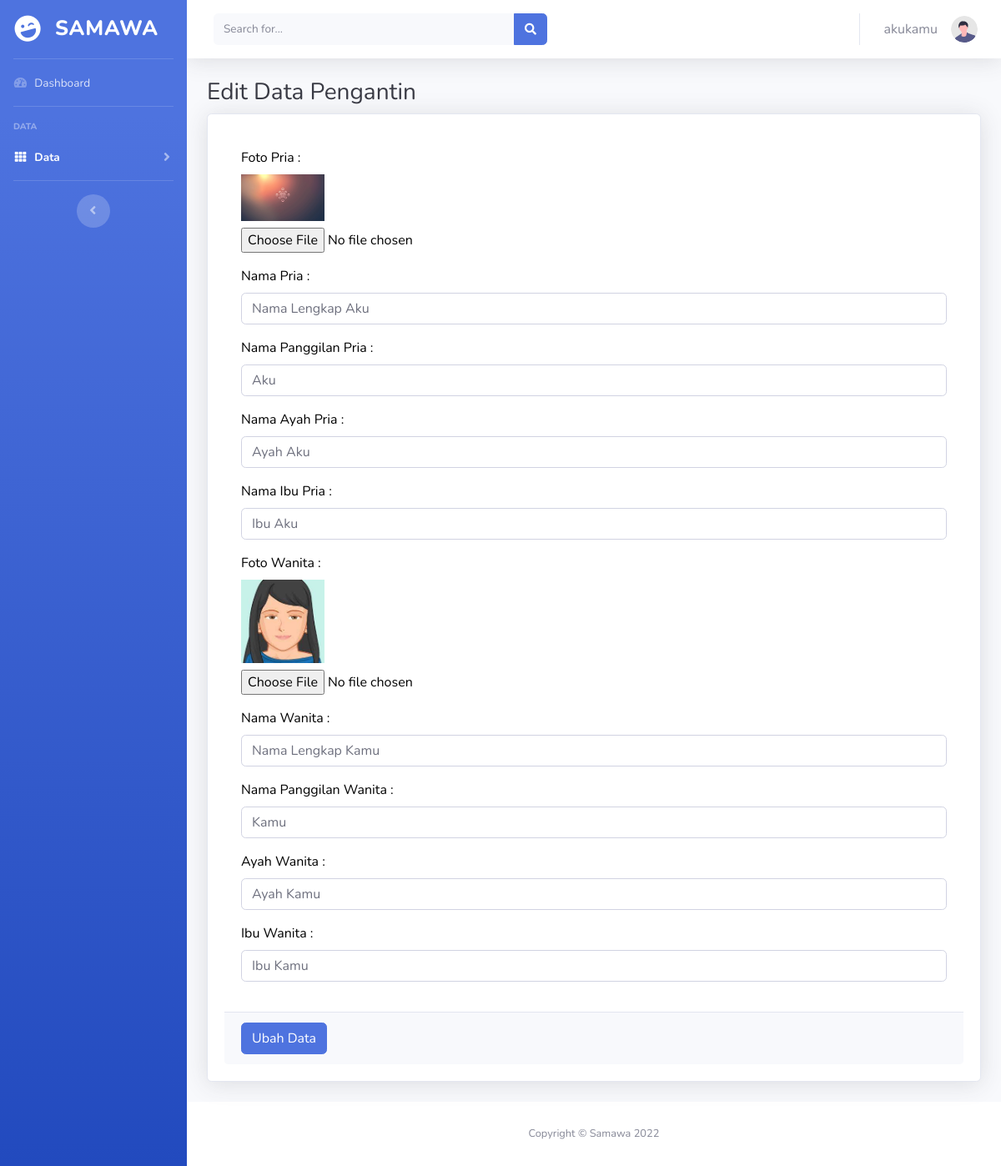
The page /login/data_pengantin.php (signed in) on the database its author committed.
### tables this page shows
CREATE TABLE `pengantin` (
  `idclient` int(7) NOT NULL,
  `foto_pria` varchar(64) NOT NULL,
  `pria` varchar(45) NOT NULL,
  `panggilan_pria` varchar(25) NOT NULL,
  `ayah_pria` varchar(45) NOT NULL,
  `ibu_pria` varchar(45) NOT NULL,
  `foto_wanita` varchar(64) NOT NULL,
  `wanita` varchar(45) NOT NULL,
  `panggilan_wanita` varchar(25) NOT NULL,
  `ayah_wanita` varchar(45) NOT NULL,
  `ibu_wanita` varchar(45) NOT NULL
);

### login/functions.php (called while the page is built, shortened)
<?php
$conn = mysqli_connect("localhost", "root", "", "db_wedding");
function query($query){
	global $conn;
	$result = mysqli_query($conn, $query);
	$rows = [];
	while($row = mysqli_fetch_assoc($result)) {
		$rows[] = $row;
	}
	return $rows;
}
 ?>

### login/data_pengantin.php (the view, shortened to what this page needs)
<?php
require 'functions.php';
$id = $_SESSION['idclient'];
$link = $_SESSION['link'];
$pengantin = query("SELECT * FROM pengantin WHERE idclient = $id")[0];
?>
<!DOCTYPE html>
<html lang="en">
<head>
    <link href="vendor/fontawesome-free/css/all.min.css" rel="stylesheet" type="text/css">
    <link href="css/sb-admin-2.min.css" rel="stylesheet">
    <link href="vendor/datatables/dataTables.bootstrap4.min.css" rel="stylesheet">
</head>
<body id="page-top">
    <div id="wrapper">
        <ul class="navbar-nav bg-gradient-primary sidebar sidebar-dark accordion" id="accordionSidebar">
            <a class="sidebar-brand d-flex align-items-center justify-content-center" href="#">
                <div class="sidebar-brand-icon rotate-n-15">
                    <i class="fas fa-laugh-wink"></i>
                </div>
                <div style="font-size: 25px;" class="sidebar-brand-text mx-3">samawa</div>
            </a>
            <hr class="sidebar-divider my-0">
            <li class="nav-item">
                <a class="nav-link" href="index.php">
                    <i class="fas fa-fw fa-tachometer-alt"></i>
                    <span>Dashboard</span></a>
            </li>
            <hr class="sidebar-divider">
            <div class="sidebar-heading">
                Data
            </div>
            <li class="nav-item active">
                <a class="nav-link  collapsed" href="#" data-toggle="collapse" data-target="#collapseTwo"
                    aria-expanded="true" aria-controls="collapseTwo">
                    <i class="fas fa-fw fa-th"></i>
                    <span>Data</span>
                </a>
            </li>
            <hr class="sidebar-divider">
            <div class="text-center d-none d-md-inline">
                <button class="rounded-circle border-0" id="sidebarToggle"></button>
            </div>
        </ul>
        <div id="content-wrapper" class="d-flex flex-column">
            <div id="content">
                <nav class="navbar navbar-expand navbar-light bg-white topbar mb-4 static-top shadow">
                    <form
                        class="d-none d-sm-inline-block form-inline mr-auto ml-md-3 my-2 my-md-0 mw-100 navbar-search">
                        <div class="input-group">
                            <input type="text" class="form-control bg-light border-0 small" placeholder="Search for..."
                                aria-label="Search" aria-describedby="basic-addon2">
                            <div class="input-group-append">
                                <button class="btn btn-primary" type="button">
                                    <i class="fas fa-search fa-sm"></i>
                                </button>
                            </div>
                        </div>
                    </form>
                    <ul class="navbar-nav ml-auto">
                        <li class="nav-item dropdown no-arrow">
                            <a class="nav-link dropdown-toggle" href="#" id="userDropdown" role="button"
                                data-toggle="dropdown" aria-haspopup="true" aria-expanded="false">
                                <span class="mr-3 d-none d-lg-inline text-gray-600 medium"><?= $link; ?></span>
                                <img class="img-profile rounded-circle"
                                    src="img/undraw_profile.svg">
                            </a>
                        </li>
                    </ul>
                </nav>
                <div class="container-fluid">
                    <h1 class="h3 mb-2 text-gray-900">Edit Data Pengantin</h1>
                    <div class="card shadow mb-4">
                        <div class="card-body">
                            <form action="" method="post" enctype="multipart/form-data">
                              <div class="card-body" style="color: black;">
                                <div class="form-group">
                                  <label for="foto_pria">Foto Pria :</label><br>
                                  <img src="../foto/<?= $pengantin["foto_pria"]; ?>" width="100" class="mb-2"><br>
                                  <input type="file" name="foto_pria" id="foto_pria" placeholder="" value="<?= $pengantin["foto_pria"]; ?>">
                                </div>
                                <div class="form-group">
                                  <label for="pria">Nama Pria :</label>
                                  <input class="form-control" type="text" name="pria" id="pria" placeholder="" required value="<?= $pengantin["pria"]; ?>">
                                </div>
                                <div class="form-group">
                                  <label for="panggilan_pria">Nama Panggilan Pria :</label>
                                  <input class="form-control" type="text" name="panggilan_pria" id="panggilan_pria" placeholder="" required value="<?= $pengantin["panggilan_pria"]; ?>">
                                </div>
                                <div class="form-group">
                                  <label for="ayah_pria">Nama Ayah Pria :</label>
                                  <input class="form-control" type="text" name="ayah_pria" id="ayah_pria" placeholder="" required value="<?= $pengantin["ayah_pria"]; ?>">
                                </div>
                                <div class="form-group">
                                  <label for="ibu_pria">Nama Ibu Pria :</label>
                                  <input class="form-control" type="text" name="ibu_pria" id="ibu_pria" placeholder="" required value="<?= $pengantin["ibu_pria"]; ?>">
                                </div>
                                <div class="form-group">
                                  <label for="foto_wanita">Foto Wanita :</label><br>
                                  <img src="../foto/<?= $pengantin["foto_wanita"]; ?>" width="100" class="mb-2"><br>
                                  <input type="file" name="foto_wanita" id="foto_wanita" placeholder="" value="<?= $pengantin["foto_wanita"]; ?>">
                                </div>
                                <div class="form-group">
                                  <label for="wanita">Nama Wanita :</label>
                                  <input class="form-control" type="text" name="wanita" id="wanita" placeholder="" required value="<?= $pengantin["wanita"]; ?>">
                                </div>
                                <div class="form-group">
                                  <label for="panggilan_wanita">Nama Panggilan Wanita :</label>
                                  <input class="form-control" type="text" name="panggilan_wanita" id="panggilan_wanita" placeholder="" required value="<?= $pengantin["panggilan_wanita"]; ?>">
                                </div>
                                <div class="form-group">
                                  <label for="ayah_wanita">Ayah Wanita :</label>
                                  <input class="form-control" type="text" name="ayah_wanita" id="ayah_wanita" placeholder="" required value="<?= $pengantin["ayah_wanita"]; ?>">
                                </div>
                                <div class="form-group">
                                  <label for="ibu_wanita">Ibu Wanita :</label>
                                  <input class="form-control" type="text" name="ibu_wanita" id="ibu_wanita" placeholder="" required value="<?= $pengantin["ibu_wanita"]; ?>">
                                </div>
                              </div>
                              <div class="card-footer">
                                <button class="btn btn-primary" type="submit" name="submit">Ubah Data</button>
                              </div>
                            </form>
                        </div>
                    </div>
                </div>
            </div>
            <footer class="sticky-footer bg-white">
                <div class="container my-auto">
                    <div class="copyright text-center my-auto">
                        <span>Copyright &copy; Samawa 2022</span>
                    </div>
                </div>
            </footer>
        </div>
    </div>
</body>
</html>

### rows shown on the page
pengantin: foto_pria (picture), pria "Nama Lengkap Aku", panggilan_pria "Aku", ayah_pria "Ayah Aku", ibu_pria "Ibu Aku", foto_wanita (picture), wanita "Nama Lengkap Kamu", panggilan_wanita "Kamu", ayah_wanita "Ayah Kamu", ibu_wanita "Ibu Kamu"

### other values the page prints
$link "akukamu"
